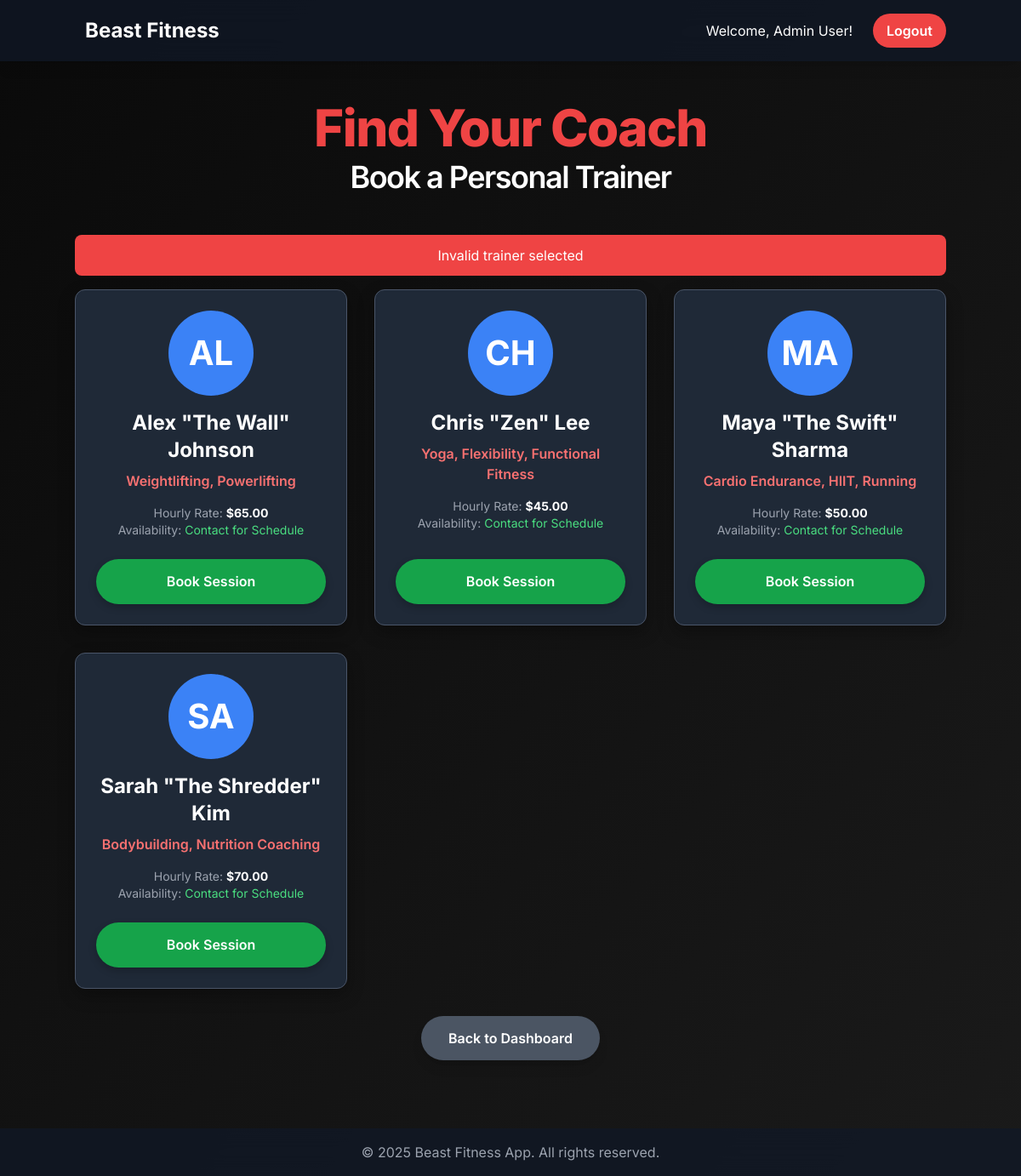
The app's page /trainers.php?error=Invalid_trainer_selected (signed in) with its own data.
### tables this page shows
CREATE TABLE IF NOT EXISTS `tbl_user` (
  `tbl_user_id` int(11) NOT NULL AUTO_INCREMENT,
  `full_name` varchar(255) NOT NULL,
  `first_name` varchar(255) DEFAULT NULL,
  `last_name` varchar(255) DEFAULT NULL,
  `email` varchar(255) NOT NULL,
  `username` varchar(255) NOT NULL,
  `password` varchar(255) NOT NULL,
  `is_admin` TINYINT(1) NOT NULL DEFAULT 0,
  `contact_number` varchar(15) DEFAULT NULL,
  `weight` decimal(5,2) DEFAULT NULL,
  `height` decimal(5,2) DEFAULT NULL,
  `birthday` date DEFAULT NULL,
  `created_at` timestamp NOT NULL DEFAULT current_timestamp(),
  PRIMARY KEY (`tbl_user_id`),
  UNIQUE KEY `email` (`email`),
  UNIQUE KEY `username` (`username`)
);

CREATE TABLE IF NOT EXISTS `tbl_trainer` (
  `trainer_id` INT(11) NOT NULL AUTO_INCREMENT,
  `full_name` VARCHAR(255) NOT NULL,
  `specialization` VARCHAR(255) DEFAULT NULL,
  `contact_email` VARCHAR(255) NOT NULL,
  `hourly_rate` DECIMAL(10, 2) NOT NULL DEFAULT '0.00',
  `is_active` BOOLEAN NOT NULL DEFAULT TRUE,
  PRIMARY KEY (`trainer_id`),
  UNIQUE KEY `contact_email` (`contact_email`)
);

### trainers.php (the view, shortened to what this page needs)
<?php
include './conn.php';
$userID = $_SESSION['user_id'];
$displayName = '';
$message = '';
$message_class = '';
$trainers = [];
try {
    $userStmt = $conn->prepare("SELECT `full_name` FROM `tbl_user` WHERE `tbl_user_id` = :user_id");
    $userStmt->bindParam(':user_id', $userID);
    $userStmt->execute();
    if ($userStmt->rowCount() > 0) {
        $row = $userStmt->fetch(PDO::FETCH_ASSOC);
        $displayName = htmlspecialchars($row['full_name']);
    } else {
        session_destroy();
        header("Location: login.php?error=invalid_session");
        exit();
    }
    $trainerStmt = $conn->prepare("SELECT `trainer_id`, `full_name`, `specialization`, `hourly_rate` FROM `tbl_trainer` WHERE `is_active` = 1 ORDER BY `full_name` ASC");
    $trainerStmt->execute();
    $trainers = $trainerStmt->fetchAll(PDO::FETCH_ASSOC);
} catch (PDOException $e) {
    error_log("Error fetching data in trainers.php: " . $e->getMessage());
    $message = "Error fetching trainer data.";
    $message_class = "bg-red-500";
}
if (isset($_GET['error'])) {
    $message = htmlspecialchars(str_replace('_', ' ', $_GET['error']));
    $message_class = "bg-red-500";
} elseif (isset($_GET['message'])) {
    $message = htmlspecialchars(str_replace('_', ' ', $_GET['message']));
    $message_class = "bg-green-500";
}
?>
<!DOCTYPE html>
<html lang="en">
<head>
    <script src="https://cdn.tailwindcss.com"></script>
</head>
<body>
    <nav class="bg-gray-900 bg-opacity-75 backdrop-filter backdrop-blur-lg p-4 shadow-lg w-full">
        <div class="container mx-auto flex justify-between items-center">
            <a href="home.php" class="text-white text-2xl font-bold rounded-md px-3 py-1 transition-colors duration-200 hover:text-red-400">Beast Fitness</a>
            <div class="flex items-center">
                <?php if ($userID): ?>
                    <span class="text-white mr-4">Welcome, <?= $displayName ?>!</span>
                    <a href="home.php?action=logout" class="auth-nav-button">Logout</a>
                <?php else: ?>
                    <a href="login.php" class="auth-nav-button">Login</a>
                    <a href="signup.php" class="auth-nav-button">Sign Up</a>
                <?php endif; ?>
            </div>
        </div>
    </nav>
    <div class="main-content-wrapper">
        <div class="container py-8">
            <h1 class="text-5xl lg:text-6xl font-extrabold text-red-500 mb-12 text-center tracking-tight">
                <span class="block mb-2">Find Your Coach</span>
                <span class="block text-3xl lg:text-4xl text-white font-semibold">Book a Personal Trainer</span>
            </h1>
            <?php if ($message): ?>
                <div class="<?= $message_class ?> text-white p-3 rounded-lg mb-4 text-center" role="alert">
                    <span class="block sm:inline"><?= htmlspecialchars($message) ?></span>
                </div>
            <?php endif; ?>
            <div class="grid grid-cols-1 md:grid-cols-2 lg:grid-cols-3 gap-8">
                <?php if (!empty($trainers)): ?>
                    <?php foreach ($trainers as $trainer): ?>
                        <div class="trainer-card text-center flex flex-col items-stretch">
                            <div class="trainer-avatar">
                                <?= strtoupper(substr($trainer['full_name'], 0, 2)) ?>
                            </div>
                            <h3 class="text-2xl font-bold text-white mb-2"><?= htmlspecialchars($trainer['full_name']) ?></h3>
                            <p class="text-red-400 font-semibold mb-4"><?= htmlspecialchars($trainer['specialization']) ?></p>
                            <div class="text-gray-400 text-sm mb-6 flex-grow">
                                <p>Hourly Rate: <span class="text-white font-bold">$<?= number_format($trainer['hourly_rate'], 2) ?></span></p>
                                <p>Availability: <span class="text-green-400">Contact for Schedule</span></p>
                            </div>
                            <a href="book_session.php?trainer_id=<?= $trainer['trainer_id'] ?>" class="action-button bg-green-600 hover:bg-green-700 text-white mt-auto">
                                Book Session
                            </a>
                        </div>
                    <?php endforeach; ?>
                <?php else: ?>
                    <div class="col-span-1 md:col-span-2 lg:col-span-3 text-center">
                        <p class="text-gray-400 text-lg">No trainers are currently active. Please check back later!</p>
                    </div>
                <?php endif; ?>
            </div>
            <div class="flex justify-center mt-8">
                <a href="home.php" class="action-button bg-gray-600 hover:bg-gray-700 text-white text-center shadow-lg">
                    Back to Dashboard
                </a>
            </div>
        </div>
    </div>
    <footer class="bg-gray-900 bg-opacity-75 backdrop-filter backdrop-blur-lg text-gray-400 p-4 text-center mt-8 w-full">
        <p>&copy; 2025 Beast Fitness App. All rights reserved.</p>
    </footer>
</body>
</html>

### trainers.php (style rules this page uses)
body { font-family: 'Inter', sans-serif; background: linear-gradient(to bottom right, #0a0a0a, #1a1a1a); display: flex; flex-direction: column; min-height: 100vh; padding: 0; color: #e2e8f0; }
.main-content-wrapper { flex-grow: 1; padding: 1rem; }
.container { max-width: 1200px; margin-left: auto; margin-right: auto; color: #e2e8f0; }
.auth-nav-button { background-color: #ef4444; color: white; font-weight: 600; padding: 0.5rem 1rem; border-radius: 9999px; transition: background-color 0.3s ease-in-out, transform 0.3s ease; margin-left: 0.5rem; }
.trainer-card { background-color: #1f2937; border-radius: 12px; padding: 1.5rem; box-shadow: 0 8px 20px rgba(0, 0, 0, 0.3); border: 1px solid #4a5568; transition: transform 0.3s ease, box-shadow 0.3s ease; }
.trainer-avatar { width: 100px; height: 100px; border-radius: 50%; background-color: #3b82f6; color: white; font-size: 2.5rem; font-weight: 700; display: flex; align-items: center; justify-content: center; margin: 0 auto 1rem; }
.action-button { padding: 0.9rem 2rem; border-radius: 9999px; font-weight: 600; transition: all 0.3s ease; box-shadow: 0 4px 10px rgba(0, 0, 0, 0.2); }

### records on screen
tbl_user: full_name "Admin User"
tbl_trainer: full_name "AL", full_name "Alex \"The Wall\" Johnson", specialization "Weightlifting, Powerlifting", hourly_rate "65.00"
tbl_trainer: full_name "CH", full_name "Chris \"Zen\" Lee", specialization "Yoga, Flexibility, Functional Fitness", hourly_rate "45.00"
tbl_trainer: full_name "MA", full_name "Maya \"The Swift\" Sharma", specialization "Cardio Endurance, HIIT, Running", hourly_rate "50.00"
tbl_trainer: full_name "SA", full_name "Sarah \"The Shredder\" Kim", specialization "Bodybuilding, Nutrition Coaching", hourly_rate "70.00"

### other values on screen
$message "Invalid trainer selected"
